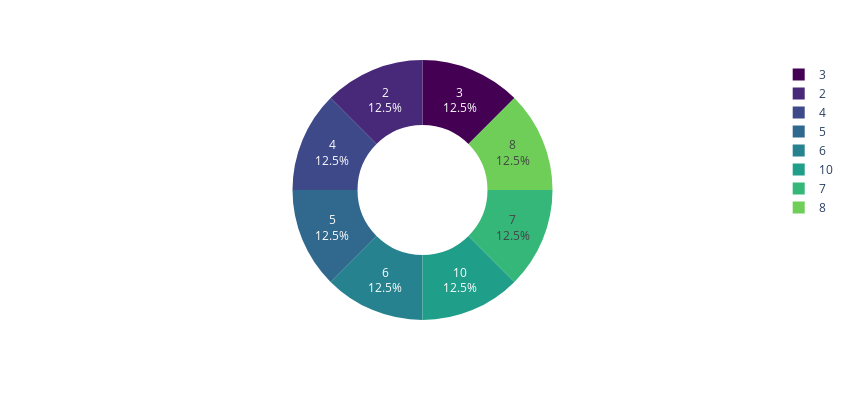

Here is the notebook cell this chart was saved with:
### Markdown cell above
Delivery delays do not significantly affect customer ratings in this dataset.

### Code cell
previous_purchases = integer_columns['Prior_purchases'].value_counts().reset_index()
previous_purchases.columns = ['Prior_purchases','value_counts']
fig = px.pie(previous_purchases,names = 'Prior_purchases',color_discrete_sequence = px.colors.sequential.Viridis , width = 850, height = 400, hole = 0.5)
fig.update_traces(textinfo = 'percent+label')
fig

### Figure 1 — Plotly figure (JSON) as saved in the notebook; plotly's stock layout.template omitted (floating-point values rounded to 4 significant figures)
{"data": [{"domain": {"x": [0, 1], "y": [0, 1]}, "hole": 0.5, "hovertemplate": "Prior_purchases=%{label}<extra></extra>", "labels": [3, 2, 4, 5, 6, 10, 7, 8], "legendgroup": "", "name": "", "showlegend": true, "textinfo": "percent+label", "type": "pie"}], "layout": {"height": 400, "legend": {"tracegroupgap": 0}, "margin": {"t": 60}, "piecolorway": ["#440154", "#482878", "#3e4989", "#31688e", "#26828e", "#1f9e89", "#35b779", "#6ece58", "#b5de2b", "#fde725"], "width": 850}}
